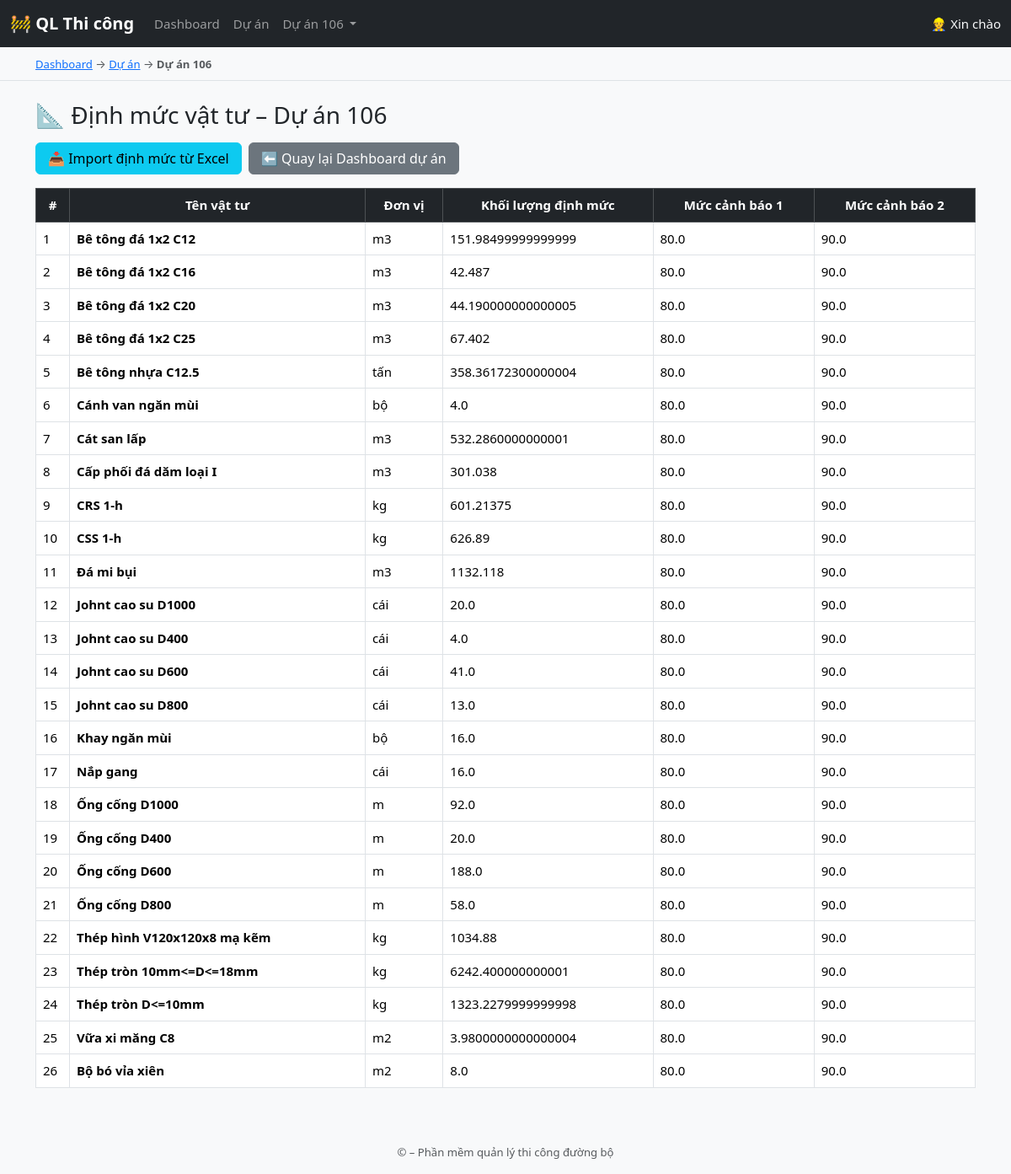
Page /projects/1/material-norms/ on the committed database.
### core/models.py (models this page shows, shortened)
class Project(models.Model):
    name = models.CharField(max_length=255)
    start_date = models.DateField()

class MaterialNorm(models.Model):
    project = models.ForeignKey(
        Project,
        on_delete=models.CASCADE,
        related_name='material_norms',
        default='', null=True
    )
    material = models.ForeignKey(
        Material,
        on_delete=models.CASCADE
    )
    work_item = models.ForeignKey(
        WorkItem,
        on_delete=models.SET_NULL,
        null=True,
        blank=True
    )
    norm_quantity = models.FloatField()

class Material(models.Model):
    project = models.ForeignKey(
        Project,
        on_delete=models.CASCADE,
        related_name='materials'
    )
    name = models.CharField(max_length=255)
    unit = models.CharField(max_length=50)
    default_coefficient = models.FloatField(
        default=1,
        help_text="Hệ số hao hụt mặc định"
    )
    warning_level_1 = models.FloatField(default=0)
    warning_level_2 = models.FloatField(default=0)

### core/views.py (the view)
def material_norms(request, project_id):
    project = get_object_or_404(Project, id=project_id)
    norms = (
        MaterialNorm.objects
        .filter(project=project)
        .select_related('material')
    )
    return render(request, 'core/material_norms.html', {
        'project': project,
        'norms': norms
    })

### core/templates/core/material_norms.html
{% extends 'core/base.html' %}
{% block content %}
<h3 class="mb-3">
    📐 Định mức vật tư – {{ project.name }}
</h3>
<div class="mb-3 d-flex gap-2">
    <a href="{% url 'import_material_norms_excel' project.id %}"
       class="btn btn-info">
        📥 Import định mức từ Excel
    </a>
    <a href="{% url 'project_dashboard' project.id %}"
       class="btn btn-secondary">
        ⬅ Quay lại Dashboard dự án
    </a>
</div>
<table class="table table-bordered table-hover">
    <thead class="table-dark">
        <tr>
            <th style="width: 40px">#</th>
            <th>Tên vật tư</th>
            <th>Đơn vị</th>
            <th>Khối lượng định mức</th>
            <th>Mức cảnh báo 1</th>
            <th>Mức cảnh báo 2</th>
        </tr>
    </thead>
    <tbody>
        {% for norm in norms %}
        <tr>
            <td>{{ forloop.counter }}</td>
            <td class="fw-bold">
                {{ norm.material.name }}
            </td>
            <td>{{ norm.material.unit }}</td>
            <td>
                {{ norm.norm_quantity }}
            </td>
            <td>
                {{ norm.material.warning_level_1 }}
            </td>
            <td>
                {{ norm.material.warning_level_2 }}
            </td>
        </tr>
        {% empty %}
        <tr>
            <td colspan="6" class="text-center text-muted">
                Chưa có định mức vật tư cho dự án này
            </td>
        </tr>
        {% endfor %}
    </tbody>
</table>
{% endblock %}

### core/templates/core/base.html (shortened to what this page needs)
<!DOCTYPE html>
<html lang="vi">
<head>
    <link href="https://cdn.jsdelivr.net/npm/bootstrap@5.3.2/dist/css/bootstrap.min.css"
          rel="stylesheet">
    {% load static %}
    <link rel="stylesheet" href="{% static 'core/style.css' %}">
</head>
<body>
<nav class="navbar navbar-expand-lg navbar-dark bg-dark">
    <div class="container-fluid">
        <a class="navbar-brand fw-bold" href="{% url 'dashboard' %}">
            🚧 QL Thi công
        </a>
        <div class="collapse navbar-collapse" id="mainNavbar">
            <ul class="navbar-nav me-auto mb-2 mb-lg-0">
                <li class="nav-item">
                    <a class="nav-link" href="{% url 'dashboard' %}">
                        Dashboard
                    </a>
                </li>
                <li class="nav-item">
                    <a class="nav-link" href="{% url 'project_list' %}">
                        Dự án
                    </a>
                </li>
                {% if project %}
                <li class="nav-item dropdown">
                    <a class="nav-link dropdown-toggle"
                       href="#"
                       role="button"
                       data-bs-toggle="dropdown">
                        {{ project.name }}
                    </a>
                </li>
                {% endif %}
            </ul>
            <span class="navbar-text text-light">
                👷 Xin chào
            </span>
        </div>
    </div>
</nav>
{% if project %}
<nav class="bg-light border-bottom">
    <div class="container py-2">
        <small class="text-muted">
            <a href="{% url 'dashboard' %}">Dashboard</a>
            →
            <a href="{% url 'project_list' %}">Dự án</a>
            →
            <strong>{{ project.name }}</strong>
        </small>
    </div>
</nav>
{% endif %}
<div class="container mt-4">
    {% block content %}
    {% endblock %}
</div>
<footer class="bg-light text-center text-muted mt-5 py-3">
    <small>
        © {{ now|date:"Y" }} – Phần mềm quản lý thi công đường bộ
    </small>
</footer>
</body>
</html>

### core/static/core/style.css (style rules this page uses)
body { background-color: #f8f9fa; font-size: 15px; }
.table { background-color: #ffffff; }
.table th { text-align: center; vertical-align: middle; }
.table td { vertical-align: middle; }
.btn { border-radius: 6px; padding: 6px 14px; }

### rows in the picture
Project: name "Dự án 106"
MaterialNorm: material.name "Bê tông đá 1x2 C12", material.unit "m3", norm_quantity "151.98499999999999", material.warning_level_1 "80.0", material.warning_level_2 "90.0"
MaterialNorm: material.name "Bê tông đá 1x2 C16", material.unit "m3", norm_quantity "42.487", material.warning_level_1 "80.0", material.warning_level_2 "90.0"
MaterialNorm: material.name "Bê tông đá 1x2 C20", material.unit "m3", norm_quantity "44.190000000000005", material.warning_level_1 "80.0", material.warning_level_2 "90.0"
MaterialNorm: material.name "Bê tông đá 1x2 C25", material.unit "m3", norm_quantity "67.402", material.warning_level_1 "80.0", material.warning_level_2 "90.0"
MaterialNorm: material.name "Bê tông nhựa C12.5", material.unit "tấn", norm_quantity "358.36172300000004", material.warning_level_1 "80.0", material.warning_level_2 "90.0"
MaterialNorm: material.name "Cánh van ngăn mùi", material.unit "bộ", norm_quantity "4.0", material.warning_level_1 "80.0", material.warning_level_2 "90.0"
MaterialNorm: material.name "Cát san lấp", material.unit "m3", norm_quantity "532.2860000000001", material.warning_level_1 "80.0", material.warning_level_2 "90.0"
MaterialNorm: material.name "Cấp phối đá dăm loại I", material.unit "m3", norm_quantity "301.038", material.warning_level_1 "80.0", material.warning_level_2 "90.0"
MaterialNorm: material.name "CRS 1-h", material.unit "kg", norm_quantity "601.21375", material.warning_level_1 "80.0", material.warning_level_2 "90.0"
MaterialNorm: material.name "CSS 1-h", material.unit "kg", norm_quantity "626.89", material.warning_level_1 "80.0", material.warning_level_2 "90.0"
MaterialNorm: material.name "Đá mi bụi", material.unit "m3", norm_quantity "1132.118", material.warning_level_1 "80.0", material.warning_level_2 "90.0"
MaterialNorm: material.name "Johnt cao su D1000", material.unit "cái", norm_quantity "20.0", material.warning_level_1 "80.0", material.warning_level_2 "90.0"
MaterialNorm: material.name "Johnt cao su D400", material.unit "cái", norm_quantity "4.0", material.warning_level_1 "80.0", material.warning_level_2 "90.0"
MaterialNorm: material.name "Johnt cao su D600", material.unit "cái", norm_quantity "41.0", material.warning_level_1 "80.0", material.warning_level_2 "90.0"
MaterialNorm: material.name "Johnt cao su D800", material.unit "cái", norm_quantity "13.0", material.warning_level_1 "80.0", material.warning_level_2 "90.0"
MaterialNorm: material.name "Khay ngăn mùi", material.unit "bộ", norm_quantity "16.0", material.warning_level_1 "80.0", material.warning_level_2 "90.0"
MaterialNorm: material.name "Nắp gang", material.unit "cái", norm_quantity "16.0", material.warning_level_1 "80.0", material.warning_level_2 "90.0"
MaterialNorm: material.name "Ống cống D1000", material.unit "m", norm_quantity "92.0", material.warning_level_1 "80.0", material.warning_level_2 "90.0"
MaterialNorm: material.name "Ống cống D400", material.unit "m", norm_quantity "20.0", material.warning_level_1 "80.0", material.warning_level_2 "90.0"
MaterialNorm: material.name "Ống cống D600", material.unit "m", norm_quantity "188.0", material.warning_level_1 "80.0", material.warning_level_2 "90.0"
MaterialNorm: material.name "Ống cống D800", material.unit "m", norm_quantity "58.0", material.warning_level_1 "80.0", material.warning_level_2 "90.0"
MaterialNorm: material.name "Thép hình V120x120x8 mạ kẽm", material.unit "kg", norm_quantity "1034.88", material.warning_level_1 "80.0", material.warning_level_2 "90.0"
MaterialNorm: material.name "Thép tròn 10mm<=D<=18mm", material.unit "kg", norm_quantity "6242.400000000001", material.warning_level_1 "80.0", material.warning_level_2 "90.0"
MaterialNorm: material.name "Thép tròn D<=10mm", material.unit "kg", norm_quantity "1323.2279999999998", material.warning_level_1 "80.0", material.warning_level_2 "90.0"
MaterialNorm: material.name "Vữa xi măng C8", material.unit "m2", norm_quantity "3.9800000000000004", material.warning_level_1 "80.0", material.warning_level_2 "90.0"
MaterialNorm: material.name "Bộ bó vỉa xiên", material.unit "m2", norm_quantity "8.0", material.warning_level_1 "80.0", material.warning_level_2 "90.0"
